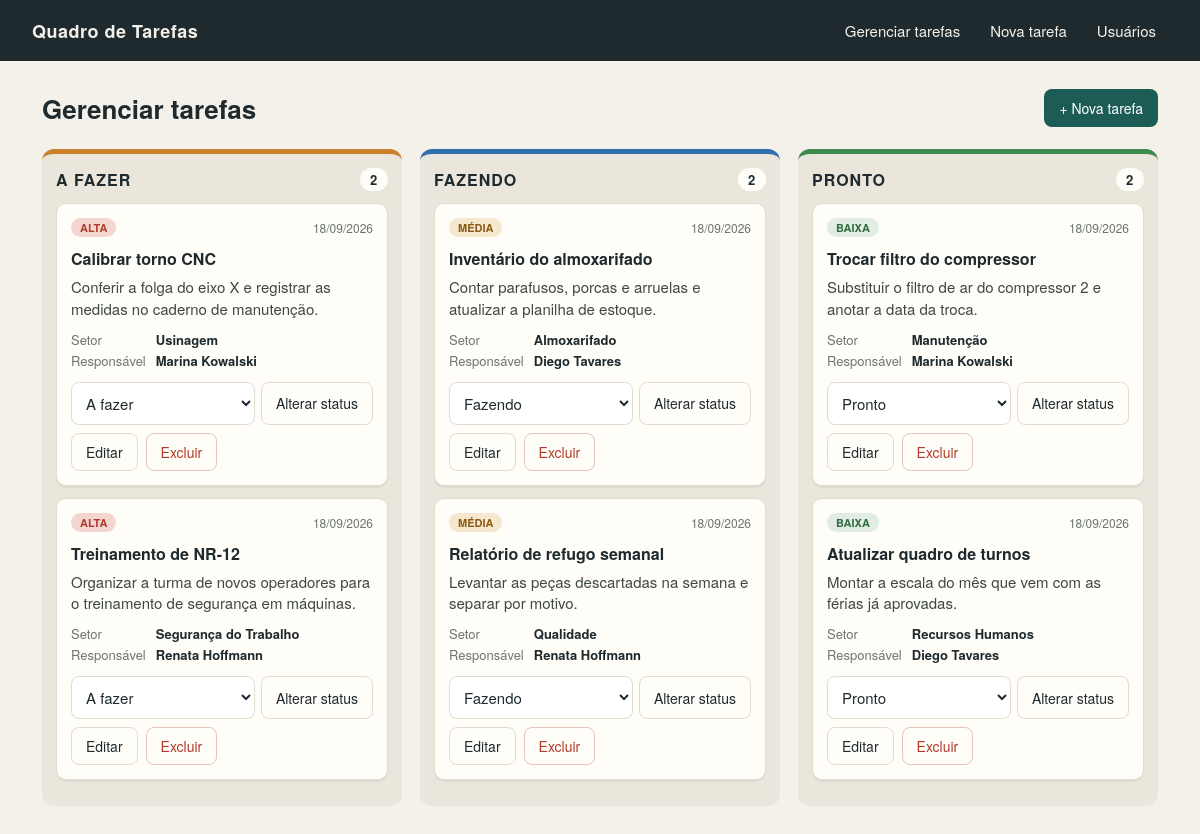
The page / on the database its author committed.
### tables this page shows
CREATE TABLE tarefas (
    tar_id INT NOT NULL AUTO_INCREMENT PRIMARY KEY,
    tar_titulo VARCHAR(60) NOT NULL,
    tar_descricao TEXT NOT NULL,
    tar_setor VARCHAR(40) NOT NULL,
    tar_prioridade ENUM('baixa', 'media', 'alta') NOT NULL DEFAULT 'baixa',
    tar_data_cadastro DATE NOT NULL,
    tar_status ENUM('a fazer', 'fazendo', 'pronto') NOT NULL DEFAULT 'a fazer',
    usu_id INT NOT NULL,
    CONSTRAINT fk_tarefa_usuario FOREIGN KEY (usu_id) REFERENCES usuarios (usu_id) ON DELETE CASCADE
);

CREATE TABLE usuarios (
    usu_id INT NOT NULL AUTO_INCREMENT PRIMARY KEY,
    usu_nome VARCHAR(40) NOT NULL,
    usu_email VARCHAR(80) NOT NULL UNIQUE
);

### funcoes.php (called while the page is built, shortened)
<?php
function e($valor)
{
    return htmlspecialchars((string) $valor, ENT_QUOTES, 'UTF-8');
}

### index.php (the view, shortened to what this page needs)
<?php
require 'funcoes.php';
$tarefas = $pdo->query(
    "SELECT t.*, u.usu_nome
     FROM tarefas t
     INNER JOIN usuarios u ON u.usu_id = t.usu_id
     ORDER BY FIELD(t.tar_prioridade, 'alta', 'media', 'baixa'), t.tar_data_cadastro"
)->fetchAll();
$colunas = array_fill_keys(array_keys(STATUS), []);
foreach ($tarefas as $tarefa) {
    $colunas[$tarefa['tar_status']][] = $tarefa;
}
require 'topo.php';
?>
<div class="cabecalho-pagina">
    <h1>Gerenciar tarefas</h1>
    <a class="btn btn-cheio" href="tarefa.php">+ Nova tarefa</a>
</div>
<section class="quadro">
    <?php foreach ($colunas as $status => $lista): ?>
        <div class="raia raia-<?= e(str_replace(' ', '-', $status)) ?>">
            <h2 class="raia-titulo">
                <?= e(STATUS[$status]) ?>
                <span class="contador"><?= count($lista) ?></span>
            </h2>
            <?php foreach ($lista as $tarefa): ?>
                <article class="cartao">
                    <div class="cartao-topo">
                        <span class="selo selo-<?= e($tarefa['tar_prioridade']) ?>"><?= e(PRIORIDADES[$tarefa['tar_prioridade']]) ?></span>
                        <time><?= e(date('d/m/Y', strtotime($tarefa['tar_data_cadastro']))) ?></time>
                    </div>
                    <h3><?= e($tarefa['tar_titulo']) ?></h3>
                    <p class="cartao-texto"><?= nl2br(e($tarefa['tar_descricao'])) ?></p>
                    <dl class="cartao-info">
                        <dt>Setor</dt>
                        <dd><?= e($tarefa['tar_setor']) ?></dd>
                        <dt>Responsável</dt>
                        <dd><?= e($tarefa['usu_nome']) ?></dd>
                    </dl>
                    <form class="mover" method="post">
                        <select name="tar_status" aria-label="Novo status">
                            <?php foreach (STATUS as $valor => $rotulo): ?>
                                <option value="<?= e($valor) ?>" <?= $valor === $tarefa['tar_status'] ? 'selected' : '' ?>><?= e($rotulo) ?></option>
                            <?php endforeach; ?>
                        </select>
                        <button class="btn btn-leve" type="submit">Alterar status</button>
                    </form>
                    <div class="cartao-acoes">
                        <a class="btn btn-leve" href="tarefa.php?id=<?= (int) $tarefa['tar_id'] ?>">Editar</a>
                        <form method="post" onsubmit="return confirm(<?= e(json_encode('Excluir a tarefa "' . $tarefa['tar_titulo'] . '"?', JSON_UNESCAPED_UNICODE)) ?>);">
                            <button class="btn btn-perigo" type="submit">Excluir</button>
                        </form>
                    </div>
                </article>
            <?php endforeach; ?>
        </div>
    <?php endforeach; ?>
</section>
<?php require 'rodape.php'; ?>

### topo.php (shortened to what this page needs)
<!DOCTYPE html>
<html lang="pt-BR">
<head>
    <link rel="stylesheet" href="estilo.css">
</head>
<body>
    <header class="barra">
        <strong class="logo">Quadro de Tarefas</strong>
        <nav class="menu">
            <a href="index.php">Gerenciar tarefas</a>
            <a href="tarefa.php">Nova tarefa</a>
            <a href="usuarios.php">Usuários</a>
        </nav>
    </header>
    <main class="conteudo">

### rodape.php
    </main>
</body>
</html>

### estilo.css (style rules this page uses)
:root { --fundo: #f4f1ea; --superficie: #fffdf8; --tinta: #1f2a2e; --suave: #6b7571; --borda: #e2dccf; --destaque: #1d5c55; --perigo: #b23a2b; --fazer: #c9822b; --fazendo: #2f6fae; --pronto: #3c8a4e; }
* { box-sizing: border-box; }
body { margin: 0; background: var(--fundo); color: var(--tinta); font-family: "Trebuchet MS", "Helvetica Neue", sans-serif; font-size: 15px; }
.barra { display: flex; align-items: center; justify-content: space-between; flex-wrap: wrap; gap: 12px; padding: 14px 32px; background: var(--tinta); color: var(--fundo); }
.logo { font-size: 18px; letter-spacing: 0.5px; }
.menu { display: flex; gap: 6px; flex-wrap: wrap; }
.menu a { color: var(--fundo); text-decoration: none; padding: 6px 12px; border-radius: 999px; }
.conteudo { max-width: 1180px; margin: 0 auto; padding: 28px 32px 56px; }
.cabecalho-pagina { display: flex; align-items: center; justify-content: space-between; gap: 12px; margin-bottom: 22px; }
h1 { margin: 0; font-size: 26px; }
.btn { display: inline-block; padding: 8px 14px; border: 1px solid transparent; border-radius: 8px; font: inherit; font-size: 14px; text-decoration: none; cursor: pointer; }
.btn-cheio { background: var(--destaque); color: #fff; }
.btn-leve { background: transparent; border-color: var(--borda); color: var(--tinta); }
.btn-perigo { background: transparent; border-color: #e8c2bb; color: var(--perigo); }
.quadro { display: grid; grid-template-columns: repeat(3, 1fr); gap: 18px; align-items: start; }
.raia { background: #ebe6db; border-radius: 12px; padding: 14px; border-top: 5px solid var(--suave); }
.raia-a-fazer { border-top-color: var(--fazer); }
.raia-fazendo { border-top-color: var(--fazendo); }
.raia-pronto { border-top-color: var(--pronto); }
.raia-titulo { display: flex; justify-content: space-between; align-items: center; margin: 0 0 12px; font-size: 16px; text-transform: uppercase; letter-spacing: 1px; }
.contador { min-width: 28px; padding: 2px 8px; border-radius: 999px; background: var(--superficie); text-align: center; font-size: 13px; }
.cartao { background: var(--superficie); border: 1px solid var(--borda); border-radius: 10px; padding: 14px; margin-bottom: 12px; box-shadow: 0 2px 0 rgba(31, 42, 46, 0.06); }
.cartao h3 { margin: 10px 0 6px; font-size: 16px; }
.cartao-topo { display: flex; justify-content: space-between; align-items: center; font-size: 12px; color: var(--suave); }
.cartao-texto { margin: 0 0 10px; color: #3d4744; line-height: 1.45; }
.cartao-info { display: grid; grid-template-columns: auto 1fr; gap: 2px 10px; margin: 0 0 12px; font-size: 13px; }
.cartao-info dt { color: var(--suave); }
.cartao-info dd { margin: 0; font-weight: bold; }
.selo { padding: 2px 9px; border-radius: 999px; font-size: 11px; font-weight: bold; text-transform: uppercase; }
.selo-baixa { background: #e1ece4; color: #2e6b3e; }
.selo-media { background: #f6e7cf; color: #8a5a14; }
.selo-alta { background: #f4d6d0; color: var(--perigo); }
.mover { display: flex; gap: 6px; margin-bottom: 8px; }
.mover select { flex: 1; }
.cartao-acoes, .celula-acoes, .linha-botoes { display: flex; gap: 8px; flex-wrap: wrap; }
form { margin: 0; }
input, select, textarea { display: block; width: 100%; margin-top: 6px; padding: 9px 10px; border: 1px solid var(--borda); border-radius: 8px; background: #fff; color: var(--tinta); font: inherit; font-weight: normal; }
.mover select { margin-top: 0; }

### rows shown on the page
tarefas: tar_prioridade "ALTA", tar_data_cadastro "18/09/2026", tar_titulo "Calibrar torno CNC", tar_descricao "Conferir a folga do eixo X e registrar as medidas no caderno de manutenção.", tar_setor "Usinagem", usu.usu_nome "Marina Kowalski", tar_status "A fazer"
tarefas: tar_prioridade "ALTA", tar_data_cadastro "18/09/2026", tar_titulo "Treinamento de NR-12", tar_descricao "Organizar a turma de novos operadores para o treinamento de segurança em máquinas.", tar_setor "Segurança do Trabalho", usu.usu_nome "Renata Hoffmann", tar_status "A fazer"
tarefas: tar_prioridade "MÉDIA", tar_data_cadastro "18/09/2026", tar_titulo "Inventário do almoxarifado", tar_descricao "Contar parafusos, porcas e arruelas e atualizar a planilha de estoque.", tar_setor "Almoxarifado", usu.usu_nome "Diego Tavares", tar_status "Fazendo"
tarefas: tar_prioridade "MÉDIA", tar_data_cadastro "18/09/2026", tar_titulo "Relatório de refugo semanal", tar_descricao "Levantar as peças descartadas na semana e separar por motivo.", tar_setor "Qualidade", usu.usu_nome "Renata Hoffmann", tar_status "Fazendo"
tarefas: tar_prioridade "BAIXA", tar_data_cadastro "18/09/2026", tar_titulo "Trocar filtro do compressor", tar_descricao "Substituir o filtro de ar do compressor 2 e anotar a data da troca.", tar_setor "Manutenção", usu.usu_nome "Marina Kowalski", tar_status "Pronto"
tarefas: tar_prioridade "BAIXA", tar_data_cadastro "18/09/2026", tar_titulo "Atualizar quadro de turnos", tar_descricao "Montar a escala do mês que vem com as férias já aprovadas.", tar_setor "Recursos Humanos", usu.usu_nome "Diego Tavares", tar_status "Pronto"

### other values the page prints
STATUS[$status] "A FAZER"
count($lista) "2"
STATUS[$status] "FAZENDO"
STATUS[$status] "PRONTO"
